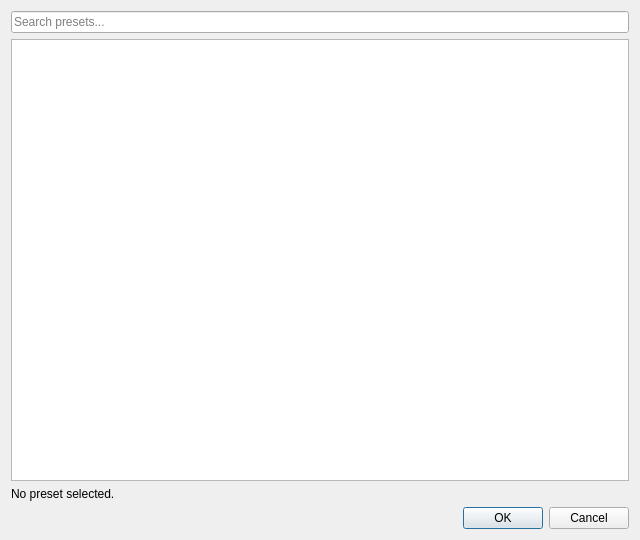
<?xml version="1.0" encoding="UTF-8"?>
<ui version="4.0">
 <class>ShaderPresetPickerDialog</class>
 <widget class="QDialog" name="ShaderPresetPickerDialog">
  <property name="geometry">
   <rect>
    <x>0</x>
    <y>0</y>
    <width>640</width>
    <height>540</height>
   </rect>
  </property>
  <property name="windowTitle">
   <string>Select Shader Preset</string>
  </property>
  <layout class="QVBoxLayout" name="verticalLayout">
   <item>
    <widget class="QLineEdit" name="filter">
     <property name="placeholderText">
      <string>Search presets...</string>
     </property>
     <property name="clearButtonEnabled">
      <bool>true</bool>
     </property>
    </widget>
   </item>
   <item>
    <widget class="QTreeView" name="tree">
     <property name="uniformRowHeights">
      <bool>true</bool>
     </property>
     <property name="headerHidden">
      <bool>true</bool>
     </property>
     <property name="editTriggers">
      <set>QAbstractItemView::EditTrigger::NoEditTriggers</set>
     </property>
    </widget>
   </item>
   <item>
    <widget class="QLabel" name="selection">
     <property name="text">
      <string>No preset selected.</string>
     </property>
     <property name="wordWrap">
      <bool>true</bool>
     </property>
    </widget>
   </item>
   <item>
    <widget class="QDialogButtonBox" name="buttons">
     <property name="standardButtons">
      <set>QDialogButtonBox::StandardButton::Cancel|QDialogButtonBox::StandardButton::Ok</set>
     </property>
    </widget>
   </item>
  </layout>
 </widget>
 <tabstops>
  <tabstop>filter</tabstop>
  <tabstop>tree</tabstop>
 </tabstops>
 <resources/>
 <connections>
  <connection>
   <sender>buttons</sender>
   <signal>accepted()</signal>
   <receiver>ShaderPresetPickerDialog</receiver>
   <slot>accept()</slot>
  </connection>
  <connection>
   <sender>buttons</sender>
   <signal>rejected()</signal>
   <receiver>ShaderPresetPickerDialog</receiver>
   <slot>reject()</slot>
  </connection>
 </connections>
</ui>
